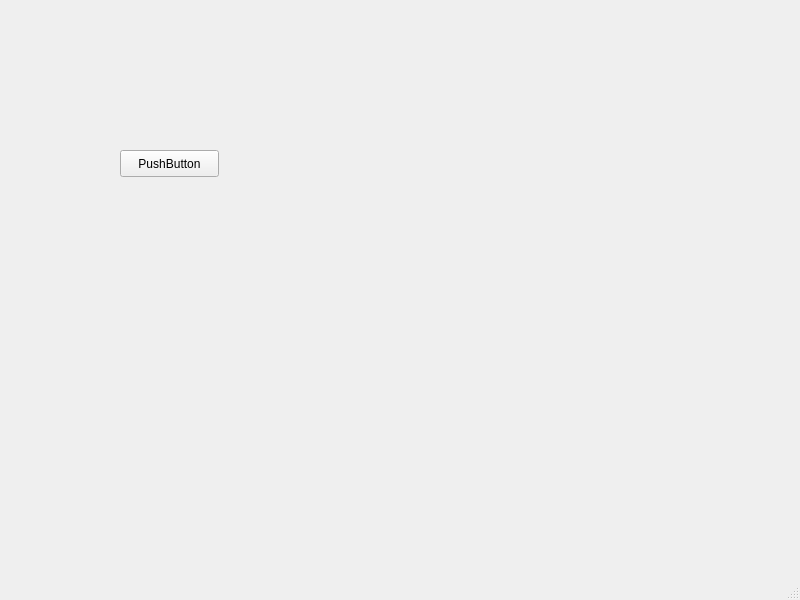
<?xml version="1.0" encoding="UTF-8"?>
<ui version="4.0">
 <class>MainWindow</class>
 <widget class="QMainWindow" name="MainWindow">
  <property name="geometry">
   <rect>
    <x>0</x>
    <y>0</y>
    <width>800</width>
    <height>600</height>
   </rect>
  </property>
  <property name="windowTitle">
   <string>MainWindow</string>
  </property>
  <widget class="QWidget" name="centralwidget">
   <widget class="QPushButton" name="pushButton">
    <property name="geometry">
     <rect>
      <x>120</x>
      <y>150</y>
      <width>99</width>
      <height>27</height>
     </rect>
    </property>
    <property name="text">
     <string>PushButton</string>
    </property>
   </widget>
  </widget>
  <widget class="QMenuBar" name="menubar">
   <property name="geometry">
    <rect>
     <x>0</x>
     <y>0</y>
     <width>800</width>
     <height>31</height>
    </rect>
   </property>
  </widget>
  <widget class="QStatusBar" name="statusbar"/>
 </widget>
 <resources/>
 <connections/>
</ui>
